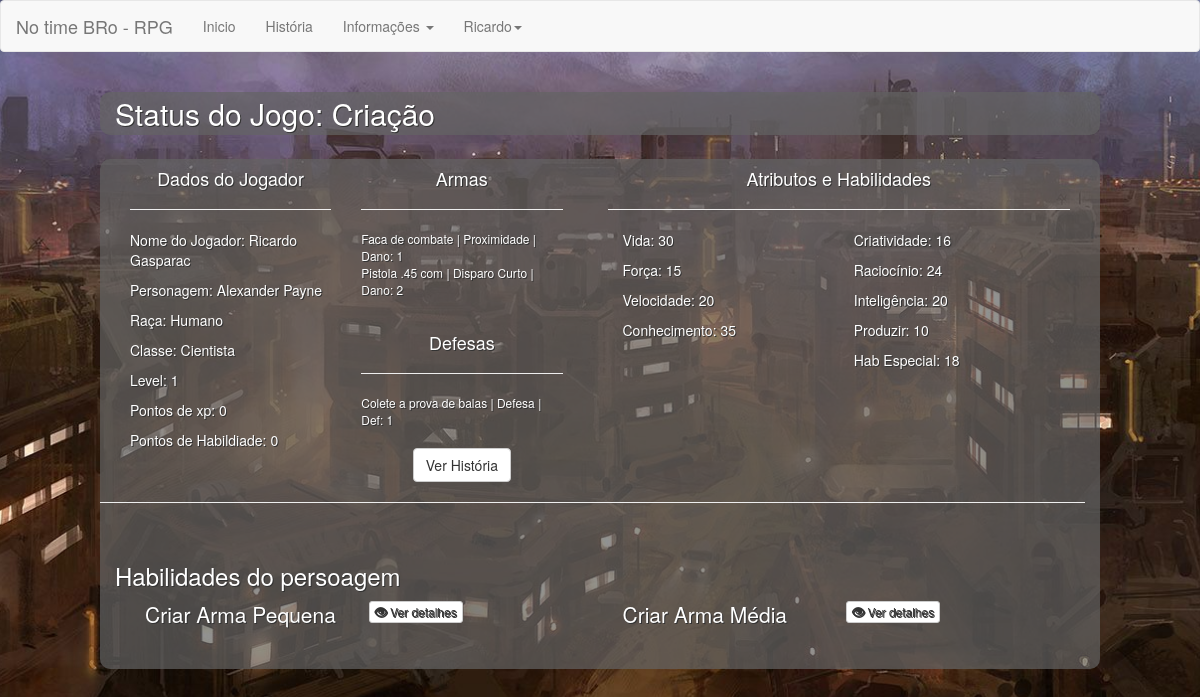
Screenshot of /?url=MostrarPlayer&Player=1 (signed in) with the database file from the repository.
### tables this page shows
CREATE TABLE tb_players(
    id_player int primary key auto_increment,
    nome_player int,
    personagem_player varchar(255),
    raca_player int,
    classe_player int,
    xp_player int,
    lv_player int,
    atk_player int,
    hab_player int,
    atr1_titulo varchar(255),
    atr1_v int,
    atr2_titulo varchar(255),
    atr2_v int,
    atr3_titulo varchar(255),
    atr3_v int,
    atr4_titulo varchar(255),
    atr4_v int,
    hab1_titulo varchar(255),
    hab1_v int,
    hab2_titulo varchar(255),
    hab2_v int,
    hab3_titulo varchar(255),
    hab3_v int,
    hab4_titulo varchar(255),
    hab4_v int,
    hab5_titulo varchar(255),
    hab5_v int,
    arma1_player int,
    arma2_player int,
    arma3_player int,
    arma4_player int,
    arma5_player int,
    def1_player int,
    def2_player int,
    def3_player int,
    habilidade1 int,
    habilidade2 int,
    habilidade3 int,
    habilidade4 int,
    habilidade5 int,
    habilidade6 int,
    habilidade7 int,
    habilidade8 int,
    habilidade9 int,
    FOREIGN KEY (nome_player) REFERENCES tb_usuarios(id_usuario),
    FOREIGN KEY (raca_player) REFERENCES tb_racas(id_raca),
    FOREIGN KEY (classe_player) REFERENCES tb_classes(id_classe),
    FOREIGN KEY (arma1_player) REFERENCES tb_item_armas(id_item_arma),
    FOREIGN KEY (arma2_player) REFERENCES tb_item_armas(id_item_arma),
    FOREIGN KEY (arma3_player) REFERENCES tb_item_armas(id_item_arma),
    FOREIGN KEY (arma4_player) REFERENCES tb_item_armas(id_item_arma),
    FOREIGN KEY (arma5_player) REFERENCES tb_item_armas(id_item_arma),
    FOREIGN KEY (def1_player) REFERENCES tb_item_def(id_item_def),
    FOREIGN KEY (def2_player) REFERENCES tb_item_def(id_item_def),
    FOREIGN KEY (def3_player) REFERENCES tb_item_def(id_item_def),
    FOREIGN KEY (habilidade1) REFERENCES tb_lista_habilidades(id_habilidade),
    FOREIGN KEY (habilidade2) REFERENCES tb_lista_habilidades(id_habilidade),
    FOREIGN KEY (habilidade3) REFERENCES tb_lista_habilidades(id_habilidade),
    FOREIGN KEY (habilidade4) REFERENCES tb_lista_habilidades(id_habilidade),
    FOREIGN KEY (habilidade5) REFERENCES tb_lista_habilidades(id_habilidade),
    FOREIGN KEY (habilidade6) REFERENCES tb_lista_habilidades(id_habilidade),
    FOREIGN KEY (habilidade7) REFERENCES tb_lista_habilidades(id_habilidade),
    FOREIGN KEY (habilidade8) REFERENCES tb_lista_habilidades(id_habilidade),
    FOREIGN KEY (habilidade9) REFERENCES tb_lista_habilidades(id_habilidade)
);

CREATE TABLE tb_usuarios(
    id_usuario int primary key auto_increment,
    nome_usuario varchar(255),
    email_usuario varchar(255),
    senha_usuario varchar(255),
    lv_usuario int default 1,
    nivel_usuario int default "0"
);

CREATE TABLE tb_racas(
    id_raca int not null primary key auto_increment,
    nome_raca varchar(255),
    descr_raca text default NULL
);

create table tb_classes (
    id_classe int primary key auto_increment,
    nome_classe varchar(255),
    atr1 varchar(255),
    atr2 varchar(255),
    atr3 varchar(255),
    atr4 varchar(255),
    hab_c1 varchar(255),
    hab_c2 varchar(255),
    hab_c3 varchar(255),
    hab_c4 varchar(255),
    hab_c5 varchar(255)
);

CREATE TABLE tb_item_armas(
    id_item_arma int primary key auto_increment,
    descricao_item_arma varchar(255),
    tipo_item_arma varchar(255),  
    classe_item_arma int,  
    criacao int default 0,
    custo_item_arma int,
    dano_item_arma int
);

CREATE TABLE tb_item_def(
    id_item_def int primary key auto_increment,
    descricao_item_def varchar(255),
    tipo_item_def varchar(255),
    dano_item_def int
);

create table tb_lista_habilidades(
    id_habilidade int primary key auto_increment,
    classe_hab int,
    habilidade varchar(255),
    dif_habilidade int,
    dano_habilidade int,
    descricao_habilidade varchar(1000)
);

### configurations/functions.php (called while the page is built, shortened)
<?php
function lmWord($string, $words = '35') {
    $string = strip_tags($string);
    $count = strlen($string);
    if ($count <= $words) {
        return $string;
    } else {
        $strpos = strrpos(substr($string, 0, $words), ' ');
        return substr($string, 0, $strpos);
    }
}

### pages/MostrarPlayer.php (the view, shortened to what this page needs)
<?php
if(isset($_GET['Player'])){
    $Player = $_GET['Player'];
    $QueryBuscarPlayers = "
    SELECT
        p.*,
        r.nome_raca,
        c.nome_classe,
        j.nome_usuario,
        ta.descricao_item_arma,
        ta.tipo_item_arma,
        ta.dano_item_arma,
        ta1.descricao_item_arma,
        ta1.tipo_item_arma,
        ta1.dano_item_arma
    FROM tb_players p
    INNER JOIN tb_racas r
        ON p.raca_player = r.id_raca
    INNER JOIN tb_classes c
        ON p.classe_player = c.id_classe
    INNER JOIN tb_item_armas ta
        ON p.arma1_player = ta.id_item_arma
    INNER JOIN tb_item_armas ta1
        ON p.arma2_player = ta1.id_item_arma
    INNER JOIN tb_usuarios j
        ON p.nome_player = j.id_usuario
    WHERE id_player = $Player
    ";
$ExeQrBuscarPlayers = mysqli_query($connection, $QueryBuscarPlayers);
$ResQrBuscarPlayers = mysqli_num_rows($ExeQrBuscarPlayers);
if( $ResQrBuscarPlayers > 0 ){
    while($ResPlayers = mysqli_fetch_assoc($ExeQrBuscarPlayers)){
        ?>
<div class="col-xs-12 col-md-6">
    <div class="col-xs-6">
        <h4 class="text-center">Dados do Jogador</h4>
        <hr>
        <p>Nome do Jogador: <?php echo $ResPlayers['nome_usuario']?></p>
        <p>Personagem: <?php echo $ResPlayers['personagem_player']?></p>
        <p>Raça: <?php echo $ResPlayers['nome_raca']?></p>
        <p>Classe: <?php echo $ResPlayers['nome_classe']?></p>
        <p>Level: <?php echo $ResPlayers['lv_player']?></p>
        <p>Pontos de xp: <?php echo $ResPlayers['xp_player']?></p>
        <p>Pontos de Habildiade: <?php echo $ResPlayers['hab_player']?></p>
    </div>
    <div class="col-xs-6">
        <?php include 'parts/add/armas.php';include 'parts/add/defesa.php';include 'parts/add/historia.php';?>
    </div>
</div>
<div class="col-xs-12 col-md-6">
    <h4 class="text-center">Atributos e Habilidades</h4>
    <hr>
    <div class="col-xs-6">
        <p><?php echo $ResPlayers['atr1_titulo'] . ": " . $ResPlayers['atr1_v'];?></p>
        <p><?php echo $ResPlayers['atr2_titulo'] . ": " . $ResPlayers['atr2_v'];?></p>
        <p><?php echo $ResPlayers['atr3_titulo'] . ": " . $ResPlayers['atr3_v'];?></p>
        <p><?php echo $ResPlayers['atr4_titulo'] . ": " . $ResPlayers['atr4_v'];?></p>
    </div>
    <div class="col-xs-6">
        <p><?php echo $ResPlayers['hab1_titulo'] . ": " . $ResPlayers['hab1_v'];?></p>
        <p><?php echo $ResPlayers['hab2_titulo'] . ": " . $ResPlayers['hab2_v'];?></p>
        <p><?php echo $ResPlayers['hab3_titulo'] . ": " . $ResPlayers['hab3_v'];?></p>
        <p><?php echo $ResPlayers['hab4_titulo'] . ": " . $ResPlayers['hab4_v'];?></p>
        <p>Hab <?php echo $ResPlayers['hab5_titulo'] . ": " . $ResPlayers['hab5_v'];?></p>
    </div>
</div>
<div class="clearfix"></div>
<hr>
<div class="col-xs-12 " style="min-height: 20px;padding-top:20px">
    <?php
        include 'parts/add/habilidades.php';
        ?>
</div>
<?php
    }
}
}

### index.php (shortened to what this page needs)
<!DOCTYPE html>
<html>
<head>
    <?php include_once 'parts/head.php'; ?>
</head>
<body>
    <div class="section">
        <?php include 'parts/Menu.php';?>
    </div>
    <h2 id="Background" class="section col-xs-10 col-xs-push-1">Status do Jogo: Criação</h2>
    <div class="section col-xs-10 col-xs-push-1 Background1">
        <?php
            if(isset($_GET['url'])){
                $Url = $_GET['url'];
                switch($Url){
                    case $Url: include "pages/" . $Url . ".php";break;
                }
            }else{
                include 'pages/Home.php';
            }
        ?>
    </div>
</body>
</html>

### parts/head.php (shortened to what this page needs)
<link href="css/bootstrap.min.css" rel="stylesheet">
<link rel="stylesheet" href="css/Estilo-Personalizado.css">

### parts/Menu.php (shortened to what this page needs)
<nav class="navbar navbar-default">
    <div class="container-fluid">
        <div class="navbar-header">
            <a class="navbar-brand" href="?url=Home">No time BRo - RPG</a>
        </div>
        <div id="navbar" class="navbar-collapse collapse" aria-expanded="false" style="height: 1px">
            <ul class="nav navbar-nav">
                <li <?php if(isset($_GET['url']) and $_GET['url'] == 'Home'){ echo 'class="active"';}?>><a href="?url=Home">Inicio</a></li>
                <li <?php if(isset($_GET['url']) and $_GET['url'] == 'Historia'){ echo 'class="active"';}?>><a href="?url=Historia">História</a></li>
                <li class="dropdown">
                    <a href="#" class="dropdown-toggle" data-toggle="dropdown" role="button" aria-haspopup="true" aria-expanded="false">
                        Informações <span class="caret"></span>
                    </a>
                </li>
                <li class="dropdown">
                    <?php
                    if(isset($_SESSION['Login'])){
                    ?>
                    <a href="#" class="dropdown-toggle" data-toggle="dropdown" role="button" aria-haspopup="true" aria-expanded="false">
                        <?php echo lmWord($_SESSION['Login']['nome_usuario'], 8) ?><span class="caret"></span>
                    </a>
                    <?php
                    }
                    ?>
                </li>
            </ul>
        </div>
    </div>
</nav>

### parts/add/armas.php (shortened to what this page needs)
<?php
$QueryBuscarArmas = "
    SELECT * FROM
        tb_item_armas
    WHERE
    (id_item_arma = $ResPlayers[arma1_player] AND dano_item_arma >= 1)
    OR (id_item_arma = $ResPlayers[arma2_player] AND dano_item_arma > 0)
    OR (id_item_arma = $ResPlayers[arma3_player] AND dano_item_arma > 0)
    OR (id_item_arma = $ResPlayers[arma4_player] AND dano_item_arma > 0)
    OR (id_item_arma = $ResPlayers[arma5_player] AND dano_item_arma > 0)
";
$ExeQrBuscarArmas = mysqli_query($connection, $QueryBuscarArmas);
$ResQrBuscarArmas = mysqli_num_rows($ExeQrBuscarArmas);
if($ResQrBuscarArmas > 0){
    ?>
<h4 class="text-center">Armas</h4>
<hr>
<p style="font-size:12px">
    <?php
    while($ArmasPlayer = mysqli_fetch_assoc($ExeQrBuscarArmas)){
        echo
           lmWord($ArmasPlayer['descricao_item_arma'],16)." | " .$ArmasPlayer['tipo_item_arma']." | Dano: " . $ArmasPlayer['dano_item_arma'];
        echo "<br>";
    }
    ?>
</p>
<?php
}

### parts/add/defesa.php
<?php
$QueryBuscarDef = "
    SELECT * FROM
        tb_item_def
    WHERE
    (id_item_def = $ResPlayers[def1_player] AND dano_item_def >= 1)
    OR (id_item_def = $ResPlayers[def2_player] AND dano_item_def >= 1)
    OR (id_item_def = $ResPlayers[def3_player] AND dano_item_def >= 1)
";
$ExeQrBuscarDef = mysqli_query($connection, $QueryBuscarDef);
$ResQrBuscarDef = mysqli_num_rows($ExeQrBuscarDef);
if($ResQrBuscarDef > 0){
    ?>
<h4 class="text-center">Defesas</h4>
<hr>
<p style="font-size:12px">
    <?php
    while($DefPlayer = mysqli_fetch_assoc($ExeQrBuscarDef)){
        echo
            $DefPlayer['descricao_item_def'] .
            " | " . $DefPlayer['tipo_item_def'] .
            " | Def: " . $DefPlayer['dano_item_def'];
        echo "<br>";
    }
    ?>
</p>
<?php
}

### parts/add/historia.php (shortened to what this page needs)
<div class="col-xs-12 text-center" style="margin-top:10px">
    <button class="btn btn-default btn-md" data-toggle="modal" data-target="#VerHistoria">Ver História</button>
</div>

### parts/add/habilidades.php (shortened to what this page needs)
<?php
$QueryBuscarHabilidades = "
    SELECT * FROM
        tb_lista_habilidades
    WHERE
           id_habilidade = $ResPlayers[habilidade1]
        OR id_habilidade = $ResPlayers[habilidade2]
        OR id_habilidade = $ResPlayers[habilidade3]
        OR id_habilidade = $ResPlayers[habilidade4]
        OR id_habilidade = $ResPlayers[habilidade5]
        OR id_habilidade = $ResPlayers[habilidade6]
        OR id_habilidade = $ResPlayers[habilidade7]
        OR id_habilidade = $ResPlayers[habilidade8]
        OR id_habilidade = $ResPlayers[habilidade9]
    LIMIT 1,10
    ";
$ExeQrBuscarHabilidades = mysqli_query($connection, $QueryBuscarHabilidades);
$ResQrBuscarHabilidades = mysqli_num_rows($ExeQrBuscarHabilidades);
if($ResQrBuscarHabilidades > 0){
    ?>
<h3>Habilidades do persoagem</h4>
    <?php
    while($HabilidadesPlayer = mysqli_fetch_assoc($ExeQrBuscarHabilidades)){
        ?>
    <div class="col-xs-12 col-md-6" style="margin-bottom:15px">
        <div class="col-xs-12 col-md-6"><span class="lead"><?php echo $HabilidadesPlayer['habilidade']?></span></div>
        <div class="col-xs-12 col-md-6">
            <a class="btn btn-default btn-xs" href="#" data-toggle="modal" data-target="#DetalhesHabilidade<?php echo $HabilidadesPlayer['id_habilidade']?>">
                <i class="glyphicon glyphicon-eye-open"></i> Ver detalhes
            </a>
        </div>
    </div>
    <?php
    }
    ?>
    <?php
}

### css/Estilo-Personalizado.css (style rules this page uses)
* { background: transparent; }
body { background: url("../img/fundo.jpg") no-repeat center center fixed; -webkit-background-size: cover; -moz-background-size: cover; -o-background-size: cover; width: 100%; min-height: 600px; max-height: 1366px; }
#Background, .Background { color: #fff; text-shadow: 1px 1px #333; background: rgba(100, 100, 100, .7) center center fixed; -webkit-background: rgba(100, 100, 100, .7) center center fixed; -moz-background: rgba(100, 100, 100, .7) center center fixed; -o-background: rgba(100, 100, 100, .7) center center fixed; padding-bottom: 25px; margin-bottom: 2%; border-radius: 10px; }
.Background1 { color: #fff; text-shadow: 1px 1px #333; background: rgba(100, 100, 100, .7) center center fixed; -webkit-background: rgba(100, 100, 100, .7) center center fixed; -moz-background: rgba(100, 100, 100, .7) center center fixed; -o-background: rgba(100, 100, 100, .7) center center fixed; padding-bottom: 25px; margin-bottom: 2%; border-radius: 10px; min-height: 350px; padding-left: 0; }
h2#Background { padding-top: 5px; padding-bottom: 5px; }

### rows the page displays
tb_players: nome_player.nome_usuario "Ricardo Gasparac", personagem_player "Alexander Payne", raca_player.nome_raca "Humano", classe_player.nome_classe "Cientista", lv_player "1", xp_player "0", hab_player "0", atr1_titulo "Vida", atr1_v "30", atr2_titulo "Força", atr2_v "15", atr3_titulo "Velocidade", atr3_v "20", atr4_titulo "Conhecimento", atr4_v "35", hab1_titulo "Criatividade", hab1_v "16", hab2_titulo "Raciocínio", hab2_v "24", hab3_titulo "Inteligência", hab3_v "20", hab4_titulo "Produzir", hab4_v "10", hab5_titulo "Especial", hab5_v "18"
tb_item_armas: descricao_item_arma "Faca de combate", tipo_item_arma "Proximidade", dano_item_arma "1"
tb_item_armas: descricao_item_arma "Pistola .45 com", tipo_item_arma "Disparo Curto", dano_item_arma "2"
tb_item_def: descricao_item_def "Colete a prova de balas", tipo_item_def "Defesa", dano_item_def "1"
tb_lista_habilidades: habilidade "Criar Arma Pequena"
tb_lista_habilidades: habilidade "Criar Arma Média"

### other values shown
lmWord($_SESSION['Login']['nome_usuario'], 8) "Ricardo"
